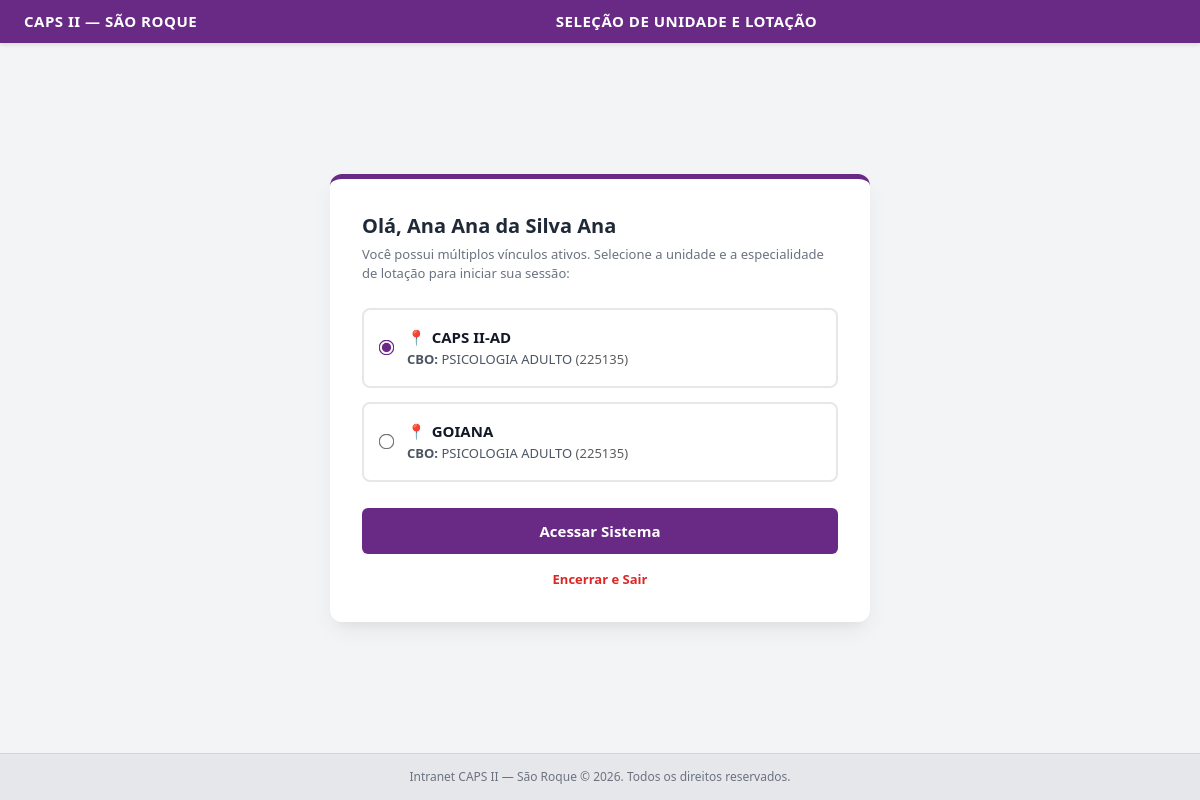
/selecionar-unidade (signed in), run on the app's committed database.
### tables this page shows
CREATE TABLE profissionais (
            id INTEGER PRIMARY KEY AUTOINCREMENT,
            nome TEXT NOT NULL,
            cpf TEXT UNIQUE NOT NULL,
            email TEXT UNIQUE NOT NULL,
            senha_hash TEXT NOT NULL,
            perfil TEXT NOT NULL,
            registro_profissional TEXT,
            permite_terceirizadas INTEGER DEFAULT 0,
            ativo INTEGER DEFAULT 1,
            token_recuperacao TEXT,
            token_expiracao TIMESTAMP,
            forcar_troca_senha INTEGER DEFAULT 0,
            created_at TIMESTAMP DEFAULT CURRENT_TIMESTAMP
        , criado_por_profissional_id INTEGER, atualizado_por_profissional_id INTEGER, updated_at TIMESTAMP);

CREATE TABLE profissional_unidades (
            id INTEGER PRIMARY KEY AUTOINCREMENT,
            profissional_id INTEGER NOT NULL,
            estabelecimento_id INTEGER NOT NULL,
            cbo_id INTEGER NOT NULL,
            ativo INTEGER DEFAULT 1,
            created_at TIMESTAMP DEFAULT CURRENT_TIMESTAMP,
            FOREIGN KEY (profissional_id) REFERENCES profissionais(id) ON DELETE CASCADE,
            FOREIGN KEY (estabelecimento_id) REFERENCES estabelecimentos(id),
            FOREIGN KEY (cbo_id) REFERENCES cbos(id),
            UNIQUE(profissional_id, estabelecimento_id, cbo_id)
        );

CREATE TABLE estabelecimentos (
            id INTEGER PRIMARY KEY AUTOINCREMENT,
            cnes TEXT UNIQUE,
            nome TEXT NOT NULL,
            tipo TEXT NOT NULL,
            ativo INTEGER DEFAULT 1,
            created_at TIMESTAMP DEFAULT CURRENT_TIMESTAMP
        , criado_por_profissional_id INTEGER, atualizado_por_profissional_id INTEGER, updated_at TIMESTAMP);

CREATE TABLE cbos (
            id INTEGER PRIMARY KEY AUTOINCREMENT,
            codigo TEXT UNIQUE NOT NULL,
            ocupacao TEXT NOT NULL,
            profissao TEXT,
            sigla_conselho TEXT,
            idade_minima INTEGER,
            idade_maxima INTEGER,
            meses_assiduidade INTEGER DEFAULT 6,
            created_at TIMESTAMP DEFAULT CURRENT_TIMESTAMP
        , ativa INTEGER DEFAULT 1, gera_lista_espera INTEGER DEFAULT 1);

### app.py (the view, shortened to what this page needs)
@app.route('/selecionar-unidade', methods=['GET', 'POST'])
def selecionar_unidade():
    profissional_id = session.get('pre_auth_profissional_id')
    if not profissional_id:
        return redirect(url_for('login'))
    conn = get_db_connection()
    cursor = conn.cursor()
    cursor.execute('SELECT nome FROM profissionais WHERE id = ?', (profissional_id,))
    prof = cursor.fetchone()
    cursor.execute("""
        SELECT pu.id AS vinculo_id, e.nome AS estabelecimento_nome, c.ocupacao AS cbo_ocupacao, c.codigo AS cbo_codigo
        FROM profissional_unidades pu
        JOIN estabelecimentos e ON pu.estabelecimento_id = e.id
        JOIN cbos c ON pu.cbo_id = c.id
        WHERE pu.profissional_id = ? AND pu.ativo = 1
    """, (profissional_id,))
    vinculos = [dict(row) for row in cursor.fetchall()]
    conn.close()
    return render_template('selecionar_unidade.html', nome_profissional=prof['nome'] if prof else '', vinculos=vinculos)

### app.py (called while the page is built)
def get_db_connection():
    conn = sqlite3.connect(DB_PATH)
    conn.row_factory = sqlite3.Row
    conn.execute('PRAGMA foreign_keys = ON;')
    return conn

### templates/selecionar_unidade.html (shortened to what this page needs)
<!DOCTYPE html>
<html lang="pt-BR">
<head>
    <link href="https://cdn.jsdelivr.net/npm/bootstrap@5.3.0/dist/css/bootstrap.min.css" rel="stylesheet">
</head>
<body>
    <div class="topbar">
        <div class="title">CAPS II — São Roque</div>
        <div class="center-title">Seleção de Unidade e Lotação</div>
    </div>
    <div class="container-auth">
        <div class="card-auth">
            <div class="welcome-title">Olá, {{ nome_profissional }}</div>
            <div class="welcome-subtitle">Você possui múltiplos vínculos ativos. Selecione a unidade e a especialidade de lotação para iniciar sua sessão:</div>
            <form action="{{ url_for('selecionar_unidade') }}" method="POST">
                <div class="mb-3">
                    {% for v in vinculos %}
                    <label class="vinculo-option-card">
                        <input type="radio" name="vinculo_id" value="{{ v.vinculo_id }}" {% if loop.first %}checked{% endif %} required>
                        <div class="vinculo-info">
                            <div class="unidade-nome">
                                <span style="color: #692A85;">📍</span> {{ v.estabelecimento_nome }}
                            </div>
                            <div class="cbo-detalhe">
                                <strong>CBO:</strong> {{ v.cbo_ocupacao }} <span class="text-muted">({{ v.cbo_codigo }})</span>
                            </div>
                        </div>
                    </label>
                    {% endfor %}
                </div>
                <button type="submit" class="btn-continuar">Acessar Sistema</button>
            </form>
            <a href="{{ url_for('logout') }}" class="btn-sair-link">Encerrar e Sair</a>
        </div>
    </div>
    <div class="footer">Intranet CAPS II — São Roque &copy; 2026. Todos os direitos reservados.</div>
</body>
</html>

### templates/selecionar_unidade.html (style rules this page uses)
* { box-sizing: border-box; margin: 0; padding: 0; font-family: 'Segoe UI', Tahoma, Geneva, Verdana, sans-serif; }
body { background-color: #f3f4f6; min-height: 100vh; display: flex; flex-direction: column; }
.topbar { background-color: #692A85; color: white; padding: 10px 24px; display: flex; justify-content: space-between; align-items: center; box-shadow: 0 2px 4px rgba(0,0,0,0.1); }
.topbar .title { font-size: 15px; font-weight: 600; text-transform: uppercase; letter-spacing: 0.5px; white-space: nowrap; overflow: hidden; text-overflow: ellipsis; max-width: 280px; }
.topbar .center-title { font-size: 15px; font-weight: 600; text-transform: uppercase; letter-spacing: 0.5px; }
.container-auth { flex: 1; display: flex; justify-content: center; align-items: center; padding: 30px; }
.card-auth { background: white; width: 100%; max-width: 540px; border-radius: 12px; box-shadow: 0 10px 25px -5px rgba(0,0,0,0.08), 0 8px 10px -6px rgba(0,0,0,0.04); border-top: 5px solid #692A85; padding: 32px; }
.welcome-title { font-size: 20px; font-weight: 700; color: #1f2937; margin-bottom: 4px; }
.welcome-subtitle { font-size: 13px; color: #6b7280; margin-bottom: 24px; }
.vinculo-option-card { border: 2px solid #e5e7eb; border-radius: 8px; padding: 16px; margin-bottom: 14px; cursor: pointer; transition: all 0.2s ease; display: flex; align-items: center; background: #fff; }
.vinculo-option-card input[type="radio"] { accent-color: #692A85; transform: scale(1.2); margin-right: 14px; }
.vinculo-info .unidade-nome { font-size: 15px; font-weight: 700; color: #111827; display: flex; align-items: center; gap: 6px; }
.vinculo-info .cbo-detalhe { font-size: 13px; color: #4b5563; margin-top: 2px; }
.btn-continuar { background-color: #692A85; color: white; border: none; width: 100%; padding: 12px; border-radius: 6px; font-size: 15px; font-weight: 600; cursor: pointer; transition: background 0.2s; margin-top: 10px; }
.btn-sair-link { display: block; text-align: center; margin-top: 16px; color: #dc2626; font-size: 13px; font-weight: 600; text-decoration: none; }
.footer { text-align: center; padding: 14px 0; font-size: 12px; color: #6b7280; background-color: #e5e7eb; border-top: 1px solid #d1d5db; }

### data on the page
profissionais: nome "Ana Ana da Silva Ana"
profissional_unidades: estabelecimento_nome "CAPS II-AD", cbo_ocupacao "PSICOLOGIA ADULTO", cbo_codigo "225135"
profissional_unidades: estabelecimento_nome "GOIANA", cbo_ocupacao "PSICOLOGIA ADULTO", cbo_codigo "225135"
